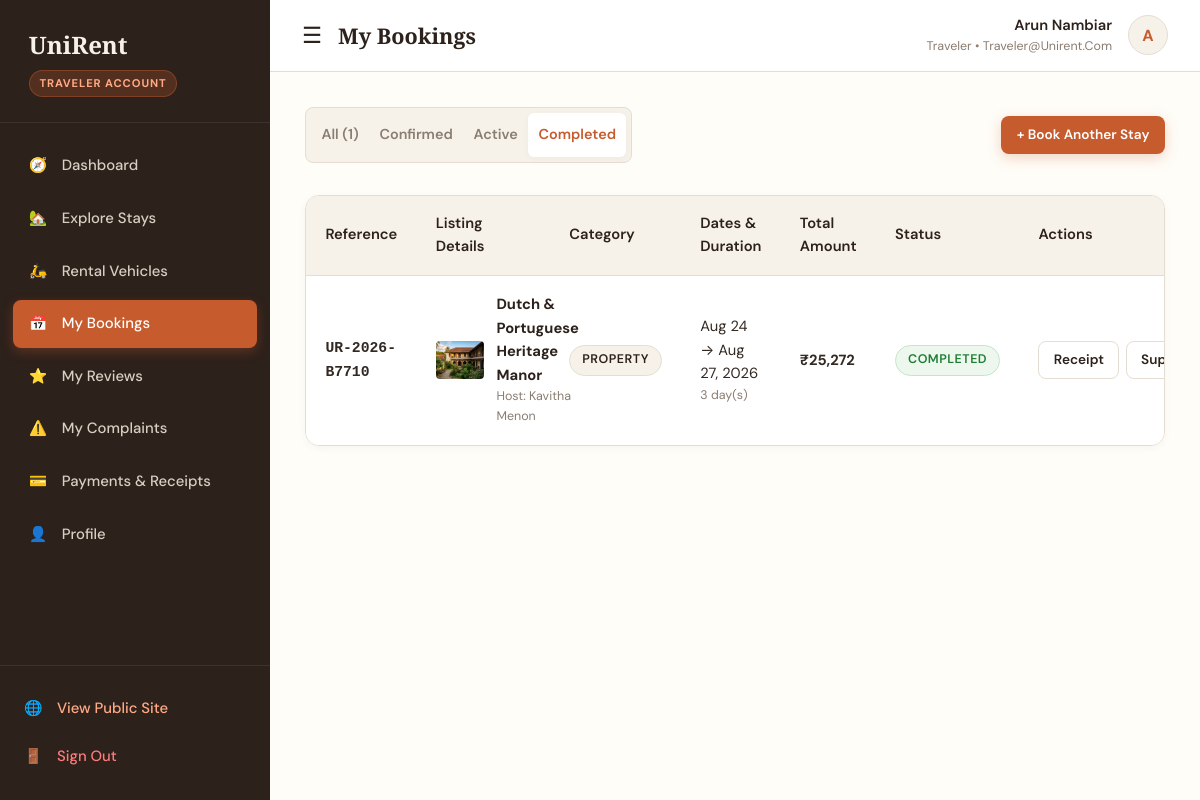
The page /traveler/bookings?status=completed (signed in) on the database its author committed.
### app/models.py (models this page shows, shortened)
class User(db.Model):
    __tablename__ = 'users'
    user_id = db.Column(db.Integer, primary_key=True, autoincrement=True)
    full_name = db.Column(db.String(120), nullable=False)
    email = db.Column(db.String(150), unique=True, nullable=False, index=True)
    phone = db.Column(db.String(20), nullable=False)
    password_hash = db.Column(db.String(255), nullable=False)
    role = db.Column(db.String(20), nullable=False, default='traveler')  # traveler, owner, admin
    status = db.Column(db.String(20), nullable=False, default='active')  # active, suspended
    profile_image = db.Column(db.String(255), nullable=True)
    created_at = db.Column(db.DateTime, default=datetime.utcnow)
    updated_at = db.Column(db.DateTime, default=datetime.utcnow, onupdate=datetime.utcnow)
    owner_profile = db.relationship('Owner', backref='user', uselist=False, cascade='all, delete-orphan')
    admin_profile = db.relationship('Admin', backref='user', uselist=False, cascade='all, delete-orphan')
    bookings = db.relationship('Booking', backref='user', lazy='dynamic', cascade='all, delete-orphan')
    reviews = db.relationship('Review', backref='user', lazy='dynamic', cascade='all, delete-orphan')
    complaints = db.relationship('Complaint', backref='user', lazy='dynamic', cascade='all, delete-orphan')

class Booking(db.Model):
    __tablename__ = 'bookings'
    booking_id = db.Column(db.Integer, primary_key=True, autoincrement=True)
    booking_reference = db.Column(db.String(50), unique=True, nullable=False, index=True)
    user_id = db.Column(db.Integer, db.ForeignKey('users.user_id', ondelete='CASCADE'), nullable=False)
    owner_id = db.Column(db.Integer, db.ForeignKey('owners.owner_id', ondelete='CASCADE'), nullable=False)
    listing_type = db.Column(db.String(20), nullable=False)  # property, vehicle
    property_id = db.Column(db.Integer, db.ForeignKey('properties.property_id', ondelete='SET NULL'), nullable=True)
    vehicle_id = db.Column(db.Integer, db.ForeignKey('vehicles.vehicle_id', ondelete='SET NULL'), nullable=True)
    start_date = db.Column(db.Date, nullable=False)
    end_date = db.Column(db.Date, nullable=False)
    total_days = db.Column(db.Integer, nullable=False, default=1)
    daily_rate = db.Column(db.Float, nullable=False)
    service_fee = db.Column(db.Float, nullable=False, default=0.0)
    tax_amount = db.Column(db.Float, nullable=False, default=0.0)
    total_amount = db.Column(db.Float, nullable=False)
    booking_status = db.Column(db.String(20), nullable=False, default='confirmed')  # pending, confirmed, active, completed, cancelled
    special_requests = db.Column(db.Text, nullable=True)
    created_at = db.Column(db.DateTime, default=datetime.utcnow)
    payment = db.relationship('Payment', backref='booking', uselist=False, cascade='all, delete-orphan')
    review = db.relationship('Review', backref='booking', uselist=False, cascade='all, delete-orphan')
    complaints = db.relationship('Complaint', backref='booking', lazy='dynamic', cascade='all, delete-orphan')
    @property
    def listing_name(self):
        if self.listing_type == 'property' and self.property:
            return self.property.property_name
        elif self.listing_type == 'vehicle' and self.vehicle:
            return f"{self.vehicle.vehicle_name} ({self.vehicle.model})"
        return 'Listing'
    @property
    def listing_image(self):
        if self.listing_type == 'property' and self.property:
            return self.property.featured_image
        elif self.listing_type == 'vehicle' and self.vehicle:
            return self.vehicle.featured_image
        return '/static/images/hero_kerala_stay.jpg'

class Property(db.Model):
    __tablename__ = 'properties'
    property_id = db.Column(db.Integer, primary_key=True, autoincrement=True)
    owner_id = db.Column(db.Integer, db.ForeignKey('owners.owner_id', ondelete='CASCADE'), nullable=False)
    property_name = db.Column(db.String(160), nullable=False)
    slug = db.Column(db.String(180), unique=True, nullable=False)
    property_type = db.Column(db.String(80), nullable=False)  # Heritage Villa, Traditional Tharavadu, Nalukettu, Colonial Manor
    description = db.Column(db.Text, nullable=False)
    address = db.Column(db.String(255), nullable=False)
    district = db.Column(db.String(50), nullable=False)  # Ernakulam, Thrissur
    latitude = db.Column(db.Float, nullable=False)
    longitude = db.Column(db.Float, nullable=False)
    price_per_night = db.Column(db.Float, nullable=False)
    guest_capacity = db.Column(db.Integer, nullable=False, default=2)
    bedrooms = db.Column(db.Integer, nullable=False, default=1)
    bathrooms = db.Column(db.Integer, nullable=False, default=1)
    amenities = db.Column(db.Text, nullable=True)  # JSON serialized list
    images = db.Column(db.Text, nullable=True)  # JSON serialized list of image paths/URLs
    featured_image = db.Column(db.String(255), nullable=True)
    approval_status = db.Column(db.String(20), nullable=False, default='pending')  # pending, approved, rejected
    rejection_reason = db.Column(db.Text, nullable=True)
    availability_status = db.Column(db.String(20), nullable=False, default='available')  # available, booked, maintenance
    featured = db.Column(db.Boolean, nullable=False, default=False)
    created_at = db.Column(db.DateTime, default=datetime.utcnow)
    bookings = db.relationship('Booking', backref='property', lazy='dynamic')
    reviews = db.relationship('Review', backref='property', lazy='dynamic')

### app/routes/traveler.py (the view)
@traveler_bp.route('/bookings')
@login_required('traveler')
def bookings():
    user_id = session.get('user_id')
    status_filter = request.args.get('status', 'all')
    query = Booking.query.filter_by(user_id=user_id)
    if status_filter != 'all':
        query = query.filter_by(booking_status=status_filter)
    bookings_list = query.order_by(Booking.created_at.desc()).all()
    return render_template(
        'traveler/bookings.html',
        bookings=bookings_list,
        current_status=status_filter
    )

### templates/traveler/bookings.html (shortened to what this page needs)
{% extends "dashboard_base.html" %}
{% block page_title %}My Bookings{% endblock %}
{% block dashboard_content %}
<div style="display:flex; justify-content:space-between; align-items:center; margin-bottom: 2rem;">
  <div class="auth-tabs" style="width: auto; margin: 0;">
    <a href="{{ url_for('traveler.bookings', status='all') }}" class="auth-tab {% if current_status == 'all' %}active{% endif %}">All ({{ bookings|length }})</a>
    <a href="{{ url_for('traveler.bookings', status='confirmed') }}" class="auth-tab {% if current_status == 'confirmed' %}active{% endif %}">Confirmed</a>
    <a href="{{ url_for('traveler.bookings', status='active') }}" class="auth-tab {% if current_status == 'active' %}active{% endif %}">Active</a>
    <a href="{{ url_for('traveler.bookings', status='completed') }}" class="auth-tab {% if current_status == 'completed' %}active{% endif %}">Completed</a>
  </div>
  <a href="{{ url_for('main.stays') }}" class="btn btn-primary btn-sm">+ Book Another Stay</a>
</div>
<div class="table-responsive">
  <table class="table">
    <thead>
      <tr>
        <th>Reference</th>
        <th>Listing Details</th>
        <th>Category</th>
        <th>Dates & Duration</th>
        <th>Total Amount</th>
        <th>Status</th>
        <th>Actions</th>
      </tr>
    </thead>
    <tbody>
      {% for b in bookings %}
        <tr>
          <td><strong style="font-family: monospace;">{{ b.booking_reference }}</strong></td>
          <td>
            <div style="display: flex; gap: 0.8rem; align-items: center;">
              <img src="{{ b.listing_image }}" alt="Thumb" style="width: 48px; height: 38px; border-radius: 4px; object-fit: cover;">
              <div>
                <strong style="color: var(--ur-brown);">{{ b.listing_name }}</strong>
                <div style="font-size: 0.78rem; color: var(--ur-muted);">Host: {{ b.owner.user.full_name }}</div>
              </div>
            </div>
          </td>
          <td>
            <span class="badge badge-pickup">{{ b.listing_type|capitalize }}</span>
          </td>
          <td>
            {{ b.start_date.strftime('%b %d') }} → {{ b.end_date.strftime('%b %d, %Y') }}
            <div style="font-size: 0.78rem; color: var(--ur-muted);">{{ b.total_days }} day(s)</div>
          </td>
          <td><strong>{{ format_currency(b.total_amount) }}</strong></td>
          <td>
            {% if b.booking_status == 'confirmed' %}
              <span class="badge badge-confirmed">Confirmed</span>
            {% elif b.booking_status == 'active' %}
              <span class="badge badge-active">Active</span>
            {% elif b.booking_status == 'completed' %}
              <span class="badge badge-approved">Completed</span>
            {% else %}
              <span class="badge badge-rejected">{{ b.booking_status|capitalize }}</span>
            {% endif %}
          </td>
          <td>
            <div style="display:flex; gap:0.4rem;">
              <a href="{{ url_for('main.confirmation', ref=b.booking_reference) }}" class="btn btn-outline btn-sm">Receipt</a>
              <a href="{{ url_for('traveler.complaints') }}" class="btn btn-outline btn-sm" title="Report issue">Support</a>
            </div>
          </td>
        </tr>
      {% else %}
        <tr>
          <td colspan="7" style="text-align: center; padding: 3rem 1rem; color: var(--ur-muted);">
            No bookings found for this category filter.
          </td>
        </tr>
      {% endfor %}
    </tbody>
  </table>
</div>
{% endblock %}

### templates/dashboard_base.html (shortened to what this page needs)
<!DOCTYPE html>
<html lang="en">
<head>
  <link rel="stylesheet" href="https://unpkg.com/leaflet@1.9.4/dist/leaflet.css"/>
  <link rel="stylesheet" href="{{ url_for('static', filename='css/style.css') }}">
</head>
<body>
<div class="dashboard-container">
  <aside class="dashboard-sidebar">
    <div class="sidebar-header">
      <a href="{{ url_for('main.index') }}" class="sidebar-brand">
        UniRent
      </a>
      <div>
        <span class="sidebar-role-badge">
          {% if current_user and current_user.role == 'admin' %}Administrator Portal
          {% elif current_user and current_user.role == 'owner' %}Property & Vehicle Host
          {% elif current_user and current_user.role == 'traveler' %}Traveler Account
          {% else %}Traveler Account{% endif %}
        </span>
      </div>
    </div>
    <ul class="sidebar-menu">
      {% if current_user and current_user.role == 'admin' %}
        <li class="sidebar-item">
          <a href="{{ url_for('admin.dashboard') }}" class="sidebar-link {% if request.endpoint == 'admin.dashboard' %}active{% endif %}">
            <span>📊</span> <span>Overview</span>
          </a>
        </li>
        <li class="sidebar-item">
          <a href="{{ url_for('admin.approvals') }}" class="sidebar-link {% if request.endpoint == 'admin.approvals' %}active{% endif %}">
            <span>🛡️</span> <span>Listing Approvals</span>
          </a>
        </li>
        <li class="sidebar-item">
          <a href="{{ url_for('admin.travelers') }}" class="sidebar-link {% if request.endpoint == 'admin.travelers' %}active{% endif %}">
            <span>👥</span> <span>Travelers</span>
          </a>
        </li>
        <li class="sidebar-item">
          <a href="{{ url_for('admin.owners') }}" class="sidebar-link {% if request.endpoint == 'admin.owners' %}active{% endif %}">
            <span>🏨</span> <span>Owners</span>
          </a>
        </li>
        <li class="sidebar-item">
          <a href="{{ url_for('admin.properties') }}" class="sidebar-link {% if request.endpoint == 'admin.properties' %}active{% endif %}">
            <span>🏡</span> <span>All Properties</span>
          </a>
        </li>
        <li class="sidebar-item">
          <a href="{{ url_for('admin.vehicles') }}" class="sidebar-link {% if request.endpoint == 'admin.vehicles' %}active{% endif %}">
            <span>🚗</span> <span>All Vehicles</span>
          </a>
        </li>
        <li class="sidebar-item">
          <a href="{{ url_for('admin.bookings') }}" class="sidebar-link {% if request.endpoint == 'admin.bookings' %}active{% endif %}">
            <span>📅</span> <span>Bookings</span>
          </a>
        </li>
        <li class="sidebar-item">
          <a href="{{ url_for('admin.payments') }}" class="sidebar-link {% if request.endpoint == 'admin.payments' %}active{% endif %}">
            <span>💳</span> <span>Payments</span>
          </a>
        </li>
        <li class="sidebar-item">
          <a href="{{ url_for('admin.complaints') }}" class="sidebar-link {% if request.endpoint == 'admin.complaints' %}active{% endif %}">
            <span>⚖️</span> <span>Complaints</span>
          </a>
        </li>
        <li class="sidebar-item">
          <a href="{{ url_for('admin.reports') }}" class="sidebar-link {% if request.endpoint == 'admin.reports' %}active{% endif %}">
            <span>📈</span> <span>Reports & Analytics</span>
          </a>
        </li>
      {% elif current_user and current_user.role == 'traveler' %}
        <li class="sidebar-item">
          <a href="{{ url_for('traveler.dashboard') }}" class="sidebar-link {% if request.endpoint == 'traveler.dashboard' %}active{% endif %}">
            <span>🧭</span> <span>Dashboard</span>
          </a>
        </li>
        <li class="sidebar-item">
          <a href="{{ url_for('main.stays') }}" class="sidebar-link {% if request.endpoint == 'main.stays' or 'stay' in request.endpoint %}active{% endif %}">
            <span>🏡</span> <span>Explore Stays</span>
          </a>
        </li>
        <li class="sidebar-item">
          <a href="{{ url_for('main.vehicles') }}" class="sidebar-link {% if request.endpoint == 'main.vehicles' or 'vehicle' in request.endpoint %}active{% endif %}">
            <span>🛵</span> <span>Rental Vehicles</span>
          </a>
        </li>
        <li class="sidebar-item">
          <a href="{{ url_for('traveler.bookings') }}" class="sidebar-link {% if request.endpoint == 'traveler.bookings' %}active{% endif %}">
            <span>📅</span> <span>My Bookings</span>
          </a>
        </li>
        <li class="sidebar-item">
          <a href="{{ url_for('traveler.reviews') }}" class="sidebar-link {% if request.endpoint == 'traveler.reviews' %}active{% endif %}">
            <span>⭐</span> <span>My Reviews</span>
          </a>
        </li>
        <li class="sidebar-item">
          <a href="{{ url_for('traveler.complaints') }}" class="sidebar-link {% if request.endpoint == 'traveler.complaints' %}active{% endif %}">
            <span>⚠️</span> <span>My Complaints</span>
          </a>
        </li>
        <li class="sidebar-item">
          <a href="{{ url_for('traveler.payments') }}" class="sidebar-link {% if request.endpoint == 'traveler.payments' %}active{% endif %}">
            <span>💳</span> <span>Payments & Receipts</span>
          </a>
        </li>
        <li class="sidebar-item">
          <a href="{{ url_for('traveler.profile') }}" class="sidebar-link {% if request.endpoint == 'traveler.profile' %}active{% endif %}">
            <span>👤</span> <span>Profile</span>
          </a>
        </li>
      {% endif %}
    </ul>
    <div class="sidebar-footer">
      <a href="{{ url_for('main.index') }}" class="sidebar-link" style="padding-left:0; color:#ffaa85;">
        <span>🌐</span> <span>View Public Site</span>
      </a>
      <a href="{{ url_for('auth.logout') }}" class="sidebar-link" style="padding-left:0; color:#ff7b7b;">
        <span>🚪</span> <span>Sign Out</span>
      </a>
    </div>
  </aside>
  <div class="dashboard-main">
    <header class="dashboard-topbar">
      <div style="display:flex; align-items:center; gap:1rem;">
        <button id="dashboard_sidebar_toggle" style="background:none; border:none; font-size:1.4rem; cursor:pointer; color:var(--ur-brown); display:block;">
          ☰
        </button>
        <h3 style="font-size:1.35rem; margin:0;">{% block page_title %}Dashboard{% endblock %}</h3>
      </div>
      <div class="topbar-user">
        {% if current_user %}
        <div style="text-align:right;">
          <div style="font-weight:600; font-size:0.92rem; color:var(--ur-brown);">{{ current_user.full_name }}</div>
          <div style="font-size:0.78rem; color:var(--ur-muted); text-transform:capitalize;">{{ current_user.role }} • {{ current_user.email }}</div>
        </div>
        <div class="user-avatar-circle">
          {{ current_user.full_name[:1] if current_user.full_name else 'U' }}
        </div>
        {% endif %}
      </div>
    </header>
    <div class="dashboard-content">
      {% block dashboard_content %}
      {% endblock %}
    </div>
  </div>
</div>
</body>
</html>

### rows shown on the page
User: full_name "Arun Nambiar", role "Traveler", email "Traveler@unirent.com", full_name "A"
Booking: booking_reference "UR-2026-B7710", listing_image (picture), listing_name "Dutch & Portuguese Heritage Manor", owner.user.full_name "Kavitha Menon", listing_type "PROPERTY", start_date "Aug 24", end_date "Aug 27, 2026", total_days "3", total_amount "₹25,272", booking_status "COMPLETED"

### other values the page prints
{{ bookings|length }} "1"
